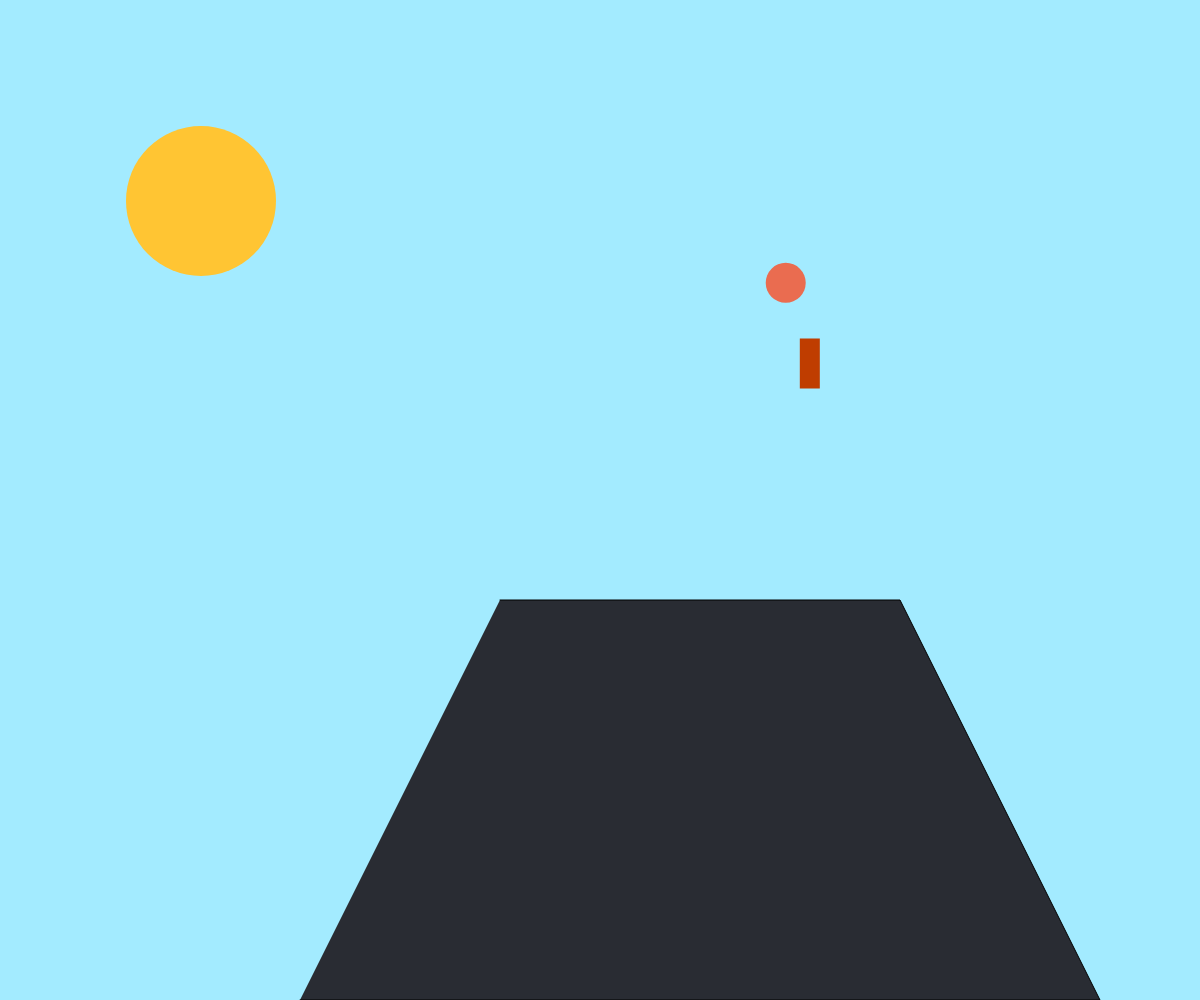
Frame 1 (no input)
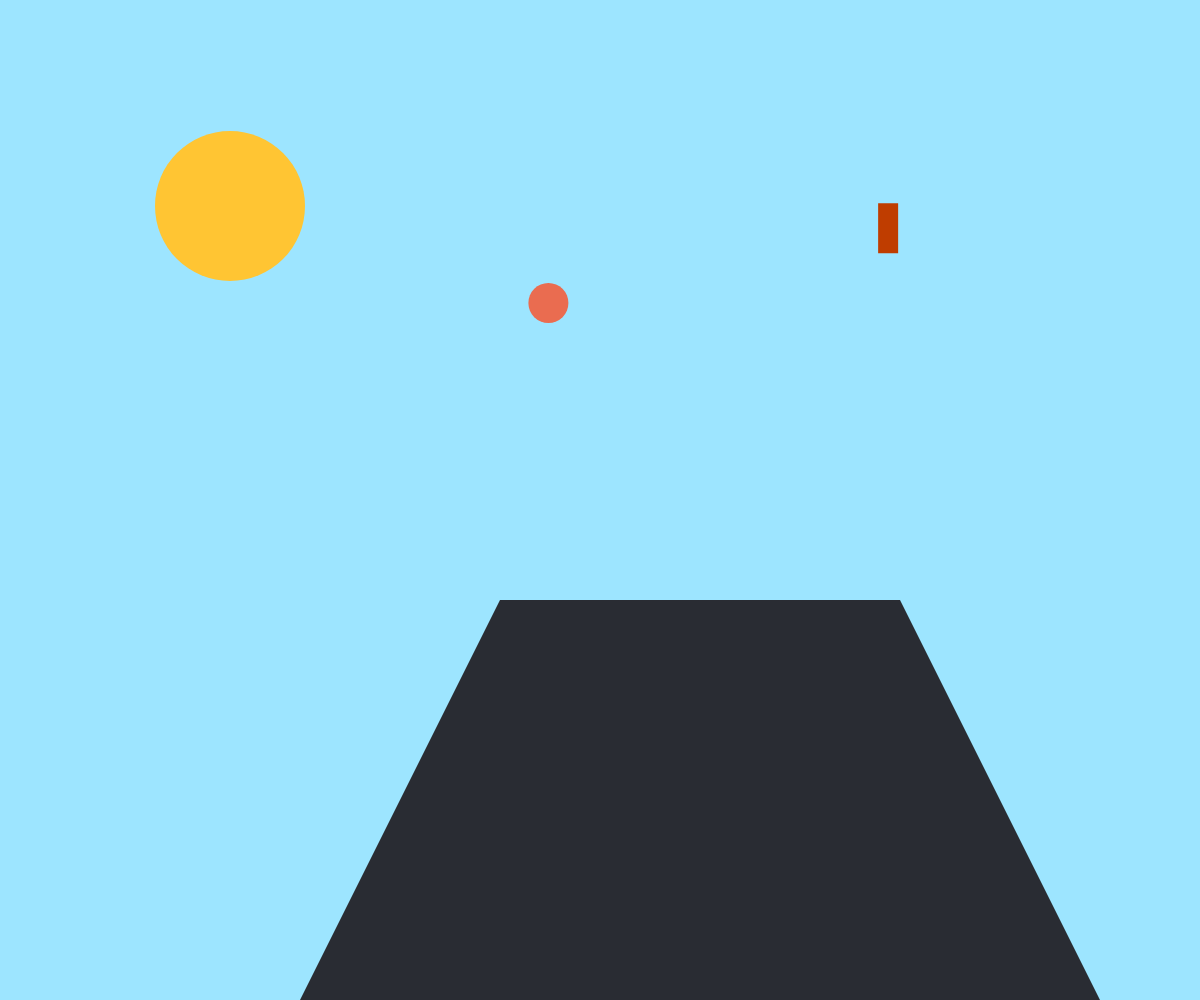
Frame 60 (no input)
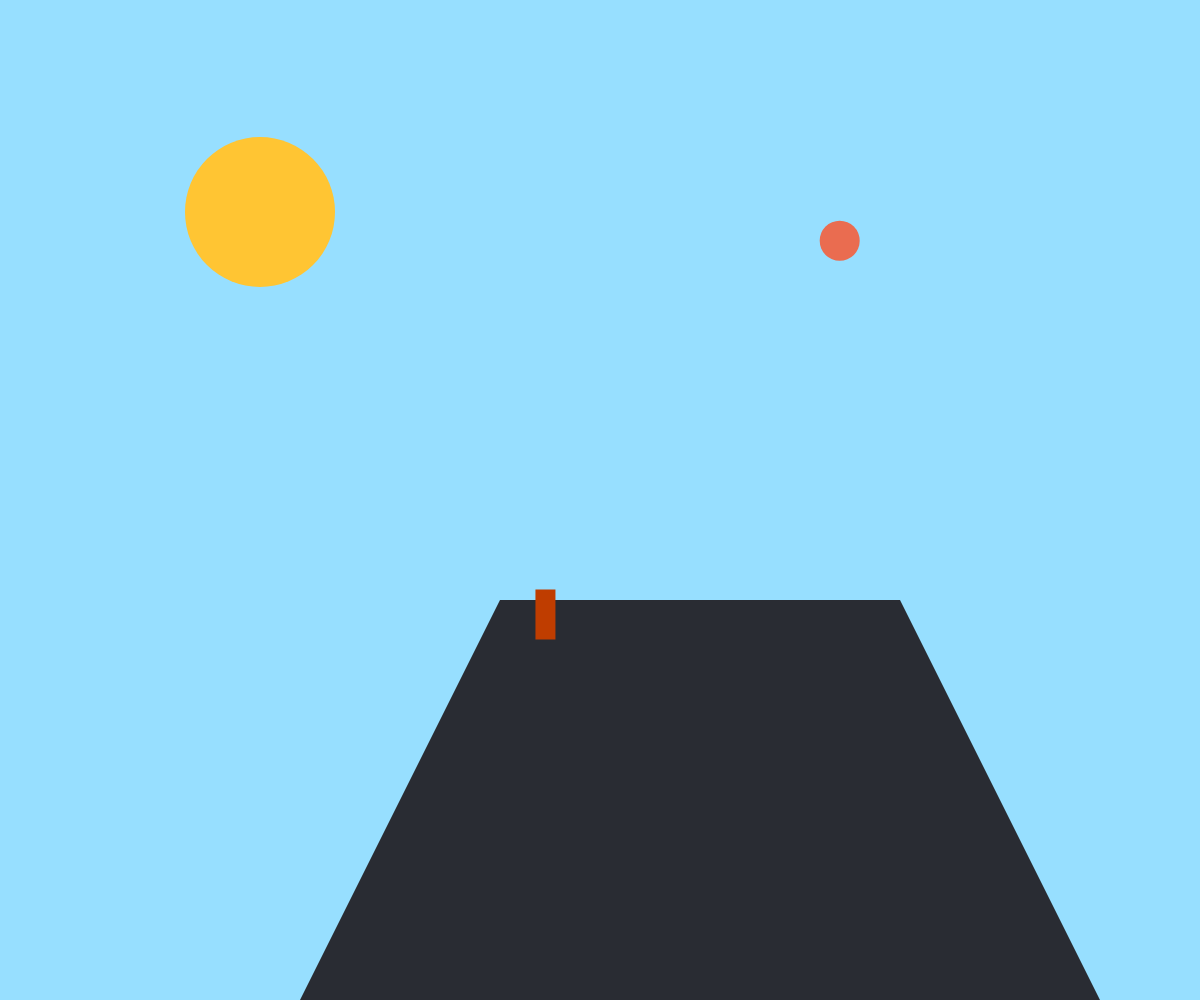
Frame 120 (the mouse pressed at the canvas centre since frame 60)

The p5.js sketch that drew these frames (run headless with seeded random() and noise() and a simulated clock; from frame 60 on, the mouse is pressed at the canvas centre):

// p5.js sketch
// ── sketch.js
// Hér kemur kóðinn þinn:
let xPos = 200;
let yPos = 200;
let i = 0;

function setup(){
    createCanvas(windowWidth,windowHeight);
    background(163,235,255)
    frameRate(30);

}
function draw(){
background((163 - Math.ceil(i)), (235 - Math.ceil(i)), 255);
fill(41, 44, 51); // eldfjall
beginShape();
vertex(500, 600);
vertex(900, 600);
vertex(1100,1000);
vertex(300,1000); //eldfjall
endShape();
noStroke();
fill(255, 197, 51); //gulur
xPos = xPos + 0.5;
yPos = yPos + 0.1;
i = i + 0.1;
if (xPos > 1400) {
  yPos = 200;
  xPos = 200;
  i = 0;
}
noStroke();
ellipse(Math.ceil(xPos),Math.ceil(yPos),150,150);//sól
fill(234,108,80);
ellipse(random(500,900), random(600,200), 40,40);
fill(191, 61, 0);
rect(random(500,900),random(600,200), 20,50);
}
